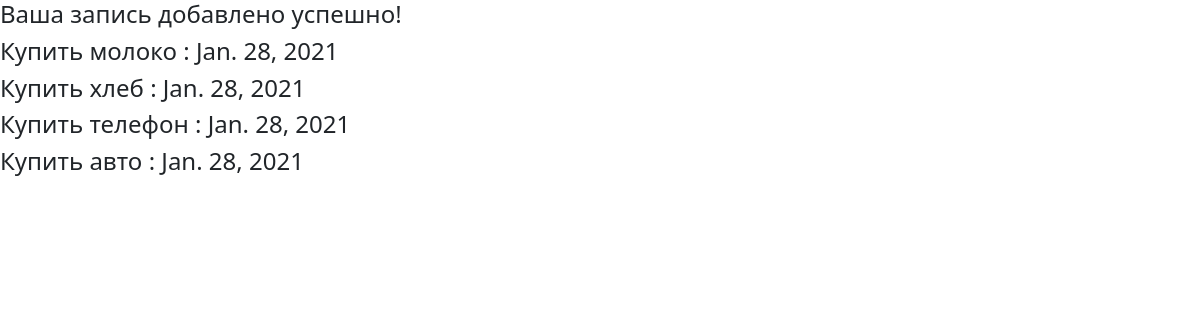
/test/, run on an earlier commit of the app's database.
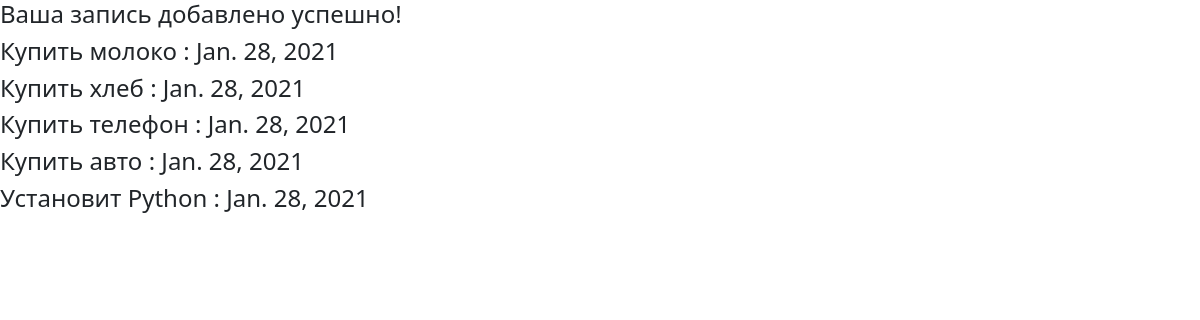
And on a later commit of the database.
### main/models.py (models this page shows)
class ToDo(models.Model):
    text = models.CharField(max_length=100)
    created_at = models.DateField(auto_now=True)
    is_closed = models.BooleanField(default=False)
    is_favorite = models.BooleanField(default=False)

### main/views.py (the view)
# urls.py: path("test/", third, name = "test")
def third(request):
    todo_list = ToDo.objects.all()
    return render(request, "test.html", {"todo_list": todo_list})

### main/templates/test.html (shortened to what this page needs)
<!DOCTYPE html>
<html lang="en">
<head>
    <link href="https://cdn.jsdelivr.net/npm/bootstrap@5.0.0-beta1/dist/css/bootstrap.min.css" rel="stylesheet">
</head>
<body>
    <h4>Ваша запись добавлено успешно!</h4>
    {% for todo in todo_list %}
        <h4>{{ todo.text }} :  {{todo.created_at}}</h4>
    {% endfor %}
</body>
</html>

What changed in the data, as far as the page shows it:
added ToDo: text "Установит Python", created_at "Jan. 28, 2021"
